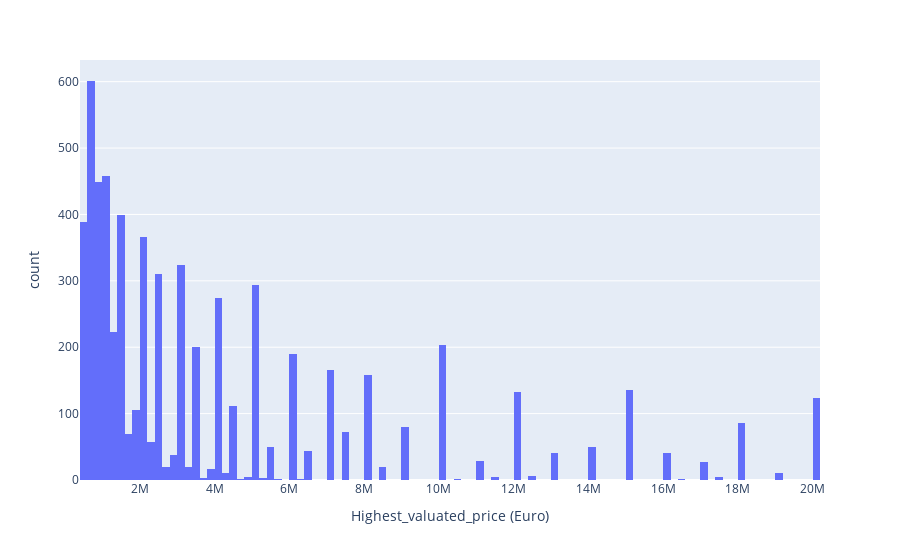

The code cell stored with this chart in its notebook:
### Code cell
filtered_df = df[(df['Highest_valuated_price (Euro)'] > 450000) & 
                  (df['Highest_valuated_price (Euro)'] <= 20000000)]

fig = px.histogram(filtered_df, 
                   x='Highest_valuated_price (Euro)', 
                   labels={'Highest_valuated_price (Euro)': 'Highest_valuated_price (Euro)'},
                   nbins=100)

fig.show()

### Figure 1 — Plotly figure (JSON) as saved in the notebook; plotly's stock layout.template omitted (floating-point values rounded to 4 significant figures; data arrays with more than 128 entries replaced by an {"elided": "..."} marker saying what was removed)
{"data": [{"alignmentgroup": "True", "bingroup": "x", "hovertemplate": "Highest_valuated_price (Euro)=%{x}<br>count=%{y}<extra></extra>", "legendgroup": "", "marker": {"color": "#636efa", "pattern": {"shape": ""}}, "name": "", "nbinsx": 100, "offsetgroup": "", "orientation": "v", "showlegend": false, "type": "histogram", "x": {"elided": "6419 int values"}, "xaxis": "x", "yaxis": "y"}], "layout": {"barmode": "relative", "legend": {"tracegroupgap": 0}, "margin": {"t": 60}, "xaxis": {"anchor": "y", "domain": [0, 1], "title": {"text": "Highest_valuated_price (Euro)"}}, "yaxis": {"anchor": "x", "domain": [0, 1], "title": {"text": "count"}}}}
